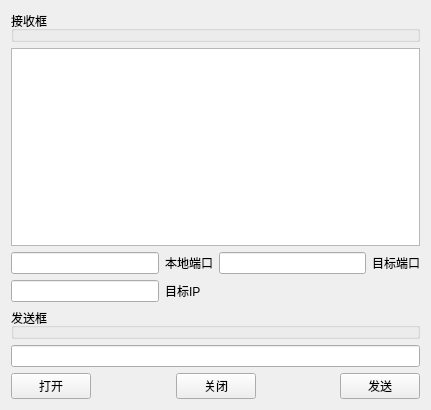
<?xml version="1.0" encoding="UTF-8"?>
<ui version="4.0">
 <class>Widget</class>
 <widget class="QWidget" name="Widget">
  <property name="geometry">
   <rect>
    <x>0</x>
    <y>0</y>
    <width>431</width>
    <height>410</height>
   </rect>
  </property>
  <property name="windowTitle">
   <string>Widget</string>
  </property>
  <layout class="QGridLayout" name="gridLayout">
   <item row="0" column="0">
    <layout class="QVBoxLayout" name="verticalLayout">
     <item>
      <widget class="QGroupBox" name="groupBox">
       <property name="title">
        <string>接收框</string>
       </property>
      </widget>
     </item>
     <item>
      <widget class="QPlainTextEdit" name="recvEdit">
       <property name="readOnly">
        <bool>true</bool>
       </property>
      </widget>
     </item>
     <item>
      <layout class="QHBoxLayout" name="horizontalLayout_2">
       <item>
        <widget class="QLineEdit" name="localPort"/>
       </item>
       <item>
        <widget class="QLabel" name="label">
         <property name="text">
          <string>本地端口</string>
         </property>
        </widget>
       </item>
       <item>
        <widget class="QLineEdit" name="aimPort"/>
       </item>
       <item>
        <widget class="QLabel" name="label_2">
         <property name="text">
          <string>目标端口</string>
         </property>
        </widget>
       </item>
      </layout>
     </item>
     <item>
      <layout class="QHBoxLayout" name="horizontalLayout_3">
       <item>
        <widget class="QLineEdit" name="aimIp">
         <property name="sizePolicy">
          <sizepolicy hsizetype="Minimum" vsizetype="Fixed">
           <horstretch>0</horstretch>
           <verstretch>0</verstretch>
          </sizepolicy>
         </property>
         <property name="minimumSize">
          <size>
           <width>148</width>
           <height>0</height>
          </size>
         </property>
        </widget>
       </item>
       <item>
        <widget class="QLabel" name="label_3">
         <property name="text">
          <string>目标IP</string>
         </property>
        </widget>
       </item>
       <item>
        <spacer name="horizontalSpacer_3">
         <property name="orientation">
          <enum>Qt::Horizontal</enum>
         </property>
         <property name="sizeHint" stdset="0">
          <size>
           <width>40</width>
           <height>20</height>
          </size>
         </property>
        </spacer>
       </item>
      </layout>
     </item>
     <item>
      <widget class="QGroupBox" name="groupBox_2">
       <property name="title">
        <string>发送框</string>
       </property>
      </widget>
     </item>
     <item>
      <widget class="QLineEdit" name="sendEdit"/>
     </item>
     <item>
      <layout class="QHBoxLayout" name="horizontalLayout">
       <item>
        <widget class="QPushButton" name="openBt">
         <property name="text">
          <string>打开</string>
         </property>
        </widget>
       </item>
       <item>
        <spacer name="horizontalSpacer_2">
         <property name="orientation">
          <enum>Qt::Horizontal</enum>
         </property>
         <property name="sizeHint" stdset="0">
          <size>
           <width>40</width>
           <height>20</height>
          </size>
         </property>
        </spacer>
       </item>
       <item>
        <widget class="QPushButton" name="closBt">
         <property name="text">
          <string>关闭</string>
         </property>
        </widget>
       </item>
       <item>
        <spacer name="horizontalSpacer">
         <property name="orientation">
          <enum>Qt::Horizontal</enum>
         </property>
         <property name="sizeHint" stdset="0">
          <size>
           <width>40</width>
           <height>20</height>
          </size>
         </property>
        </spacer>
       </item>
       <item>
        <widget class="QPushButton" name="sendBt">
         <property name="text">
          <string>发送</string>
         </property>
        </widget>
       </item>
      </layout>
     </item>
    </layout>
   </item>
  </layout>
 </widget>
 <layoutdefault spacing="6" margin="11"/>
 <resources/>
 <connections/>
</ui>
